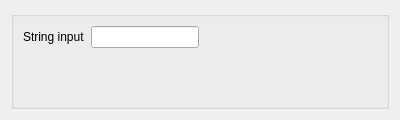
<?xml version="1.0" encoding="UTF-8"?>
<ui version="4.0">
 <class>GravSimpleUIDialog</class>
 <widget class="QDialog" name="GravSimpleUIDialog">
  <property name="geometry">
   <rect>
    <x>0</x>
    <y>0</y>
    <width>400</width>
    <height>120</height>
   </rect>
  </property>
  <property name="sizePolicy">
   <sizepolicy hsizetype="Fixed" vsizetype="Fixed">
    <horstretch>0</horstretch>
    <verstretch>0</verstretch>
   </sizepolicy>
  </property>
  <property name="minimumSize">
   <size>
    <width>300</width>
    <height>120</height>
   </size>
  </property>
  <property name="windowTitle">
   <string>Dialog</string>
  </property>
  <layout class="QVBoxLayout" name="verticalLayout">
   <item>
    <widget class="QGroupBox" name="groupBox">
     <property name="title">
      <string/>
     </property>
     <layout class="QFormLayout" name="formLayout">
      <property name="fieldGrowthPolicy">
       <enum>QFormLayout::FieldsStayAtSizeHint</enum>
      </property>
      <item row="0" column="0">
       <widget class="QLabel" name="Label_3">
        <property name="text">
         <string>String input</string>
        </property>
       </widget>
      </item>
      <item row="0" column="1">
       <widget class="QLineEdit" name="inputstring_"/>
      </item>
     </layout>
    </widget>
   </item>
  </layout>
 </widget>
 <resources/>
 <connections/>
</ui>
